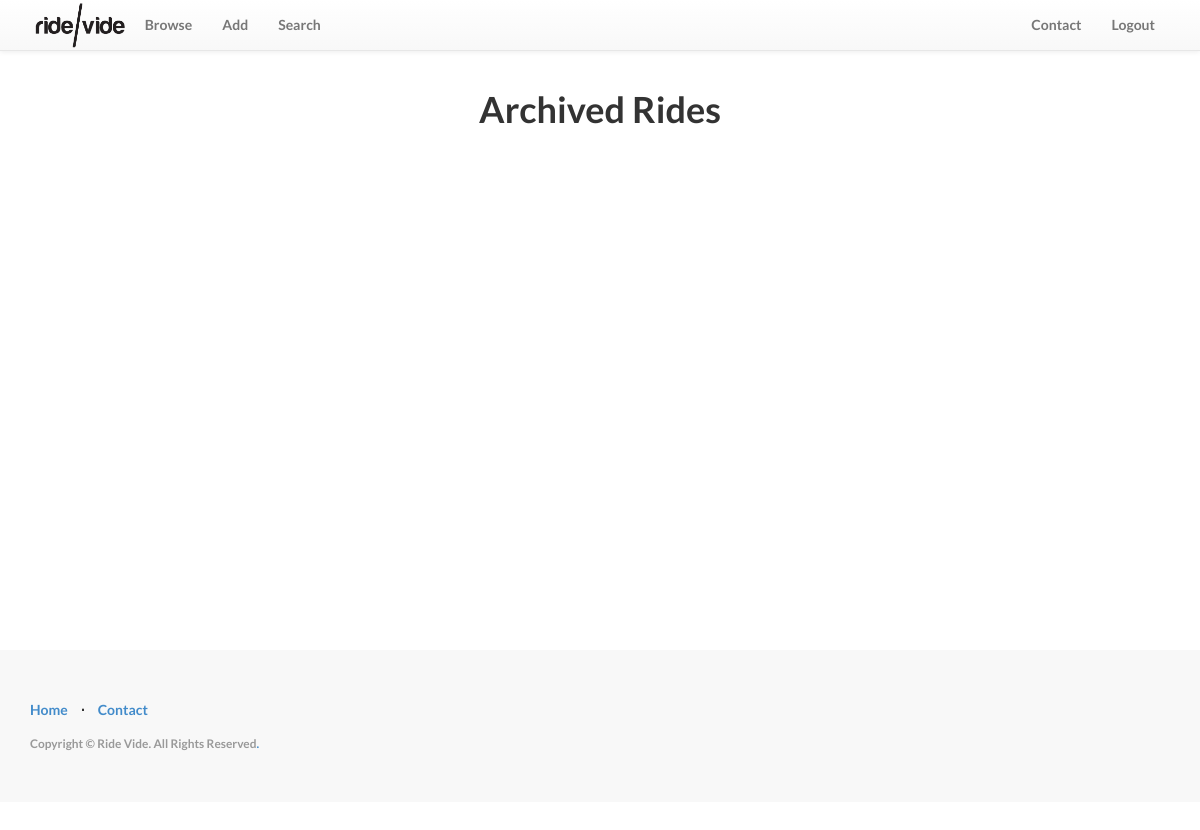
The app's page /stats/archives/ (signed in), older data.
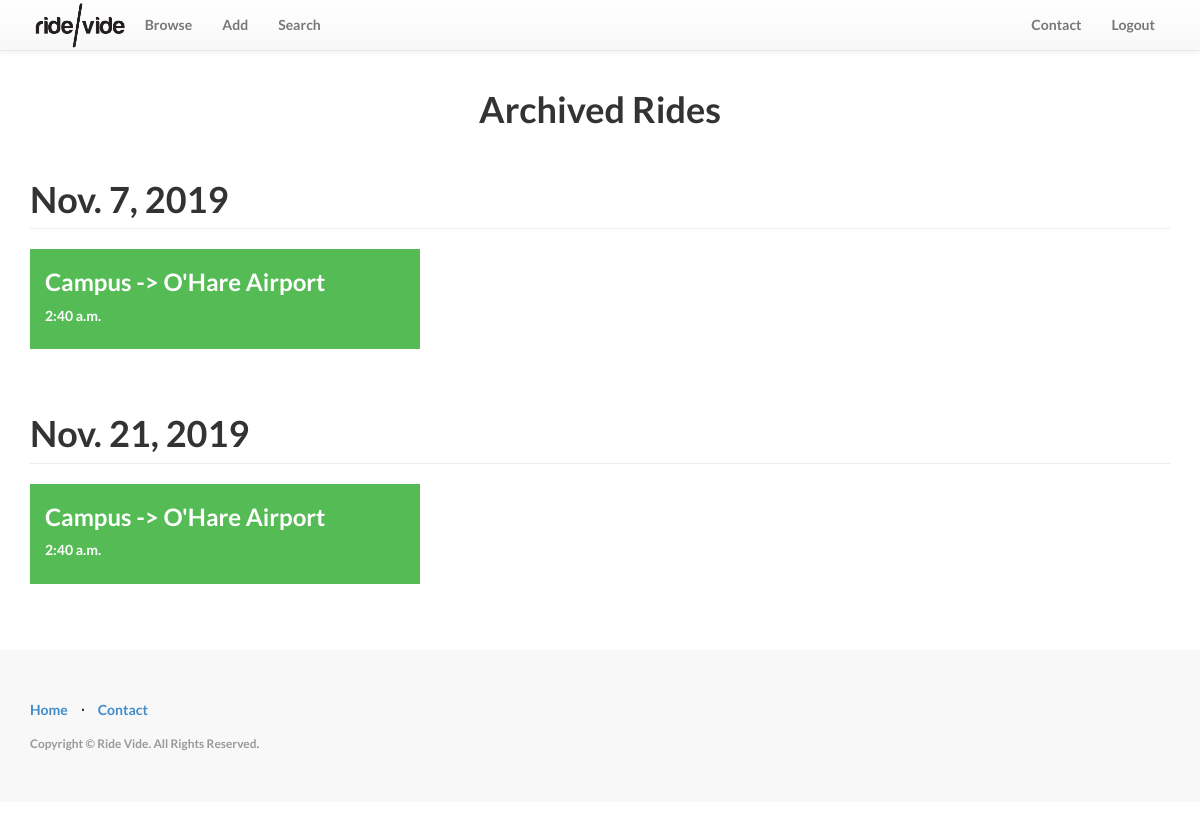
The same page, newer data.
### ridevide_app/models.py (models this page shows, shortened)
class Ride(models.Model):
    departure = models.CharField(max_length=200)
    destination = models.CharField(max_length=200)
    date = models.DateField()
    time = models.TimeField()
    riders = models.ManyToManyField(UserProfile)
    from_campus = models.BooleanField()

### ridevide_app/views.py (the view)
# urls.py: url(r'^stats/archives/$', views.archives, name='archives'),
@login_required(login_url='/')
def archives(request):
    rides = Ride.objects.order_by('date')
    return browse_rides(request, rides, "Archived Rides")

### ridevide_app/views.py (called while the page is built)
def browse_rides(request, rides, heading):
    formatted_rides = []
    for k, g in itertools.groupby(rides, lambda x: x.date):
        tmp_rides = []
        for ride in sorted(list(g), key = lambda r: r.time):
            tmp_rides.append(ride)
        formatted_rides.append(tmp_rides)
    return render(request, "ridevide_app/browse_rides.html", dict(heading=heading, formatted_rides=formatted_rides))

### ridevide_app/templates/ridevide_app/browse_rides.html (shortened to what this page needs)
{% extends 'ridevide_app/base.html' %}
{% block extra_head %}
    <link href="/static/css/3-col-portfolio.css" rel="stylesheet">
{% endblock %}
{% block content %}
    <div class="container">
        <div class="row">
            <br>
            <h1 class="text-center">{{ heading }}</h1>
        </div>
        {% for ride_group in formatted_rides %}
            <div class="row">
                <div class="col-lg-12">
                    <h1 class="page-header">{{ ride_group.0.date }}
                    </h1>
                </div>
            </div>
            <div class="row">
                {% for ride in ride_group %}
                    <a href="/browse/{{ ride.id }}">
                        <div class="col-md-4 portfolio-item ride_block {% if ride.riders.count >= 4 %} full_ride {% else %} available_ride {% endif %}">
                            <div class="ride_details">
                                <h3>{{ ride.departure }} -> {{ ride.destination }}
                                </h3>
                                <p>{{ ride.time }}</p>
                            </div>
                        </div>
                    </a>
                {% endfor %}
            </div>
        {% endfor %}
    </div>
{% endblock %}

### ridevide_app/templates/ridevide_app/base.html (shortened to what this page needs)
<!DOCTYPE html>
<html lang="en">
<head>
    <link href="/static/css/bootstrap.min.css" rel="stylesheet">
    <link rel="stylesheet" type="text/css" href="/static/css/bootstrap-theme.css">
    <link href="/static/font-awesome/css/font-awesome.min.css" rel="stylesheet">
    <link href="/static/css/landing-page.css" rel="stylesheet">
    {% block extra_head %} {% endblock %}
    <link rel="stylesheet" type="text/css" href="/static/css/style.css">
</head>
<body>
    <nav class="navbar navbar-default navbar-fixed-top" role="navigation">
        <div class="container">
            <div class="navbar-header">
                <a class="navbar-logo" href="/"><img src="/static/img/ridevidelogo.png"></a>
            </div>
            <div class="collapse navbar-collapse navbar-left navbar-ex1-collapse">
                <ul class="nav navbar-nav">
                    <li>
                        <a href="/browse">Browse</a>
                    </li>
                    <li>
                        <a href="/add">Add</a>
                    </li>
                    <li>
                        <a href="/search">Search</a>
                    </li>
                </ul>
            </div>
            <div class="collapse navbar-collapse navbar-right navbar-ex1-collapse">
                <ul class="nav navbar-nav">
                    <li>
                        <a href="/contact">Contact</a>
                    </li>
                    <li>
                        <a href="/accounts/logout">Logout</a>
                    </li>
                </ul>
            </div>
        </div>
    </nav>
    <div class="block_content">
    {% block content %} {% endblock %}
    </div>
    <footer>
        <div class="container">
            <div class="row">
                <div class="col-lg-12">
                    <ul class="list-inline">
                        <li>
                            <a href="/">Home</a>
                        </li>
                        <li class="footer-menu-divider">&sdot;</li>
                        <li>
                            <a href="/contact">Contact</a>
                        </li>
                    </ul>
                    <p class="copyright text-muted small">Copyright &copy; Ride Vide. All Rights Reserved<a href="/stats">.</a></p>
                </div>
            </div>
        </div>
    </footer>
</body>
</html>

### ridevide_app/static/css/landing-page.css (style rules this page uses)
body, html { height: 100%; width: 100%; }
body, h1, h2, h3, h4, h5, h6 { font-family: "Lato", "Helvetica Neue", Helvetica, Arial, sans-serif; font-weight: 700; }
footer { background-color: #f8f8f8; padding: 50px 0; }
p.copyright { margin: 15px 0 0; }

### ridevide_app/static/css/3-col-portfolio.css (style rules this page uses)
body { margin-top: 50px; }
.portfolio-item { margin-bottom: 25px; }

### ridevide_app/static/css/style.css (style rules this page uses)
.navbar-logo img { height: 50px; width: auto; }
.block_content { min-height: 75%; }
.ride_block { color: white; height: 100px; margin-left: 15px; margin-right: 15px; }
.available_ride { background-color: #55BB55; }

Row changes from the older to the newer data that the page shows:
added Ride: date "Nov. 7, 2019", departure "Campus", destination "O'Hare Airport", time "2:40 a.m."
added Ride: date "Nov. 21, 2019", departure "Campus", destination "O'Hare Airport", time "2:40 a.m."
